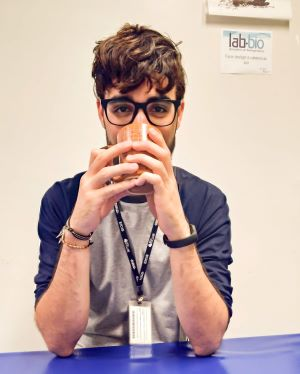
#> input picture OpenCV/Imagens/klysman.jpg, 300 x 374 px, found by its file name
$ jupyter execute --allow-errors 'Canais_e_manipulação_de_imagens.ipynb'
#> lines starting #> are read from the running program, lines starting #| are printed output that depends on the picture
[cell 1]
import cv2
import numpy as np
from google.colab.patches import cv2_imshow
from matplotlib import pyplot as plt

[cell 2]
img = cv2.imread("klysman.jpg")
#> img is the input picture: shape (374, 300, 3); mean B, G, R 169.5, 174.1, 195.1
#> (the rest of this cell did not finish here and is left out)

[cell 3]
from scipy import ndimage
img2 = ndimage.gaussian_filter(img, sigma= 5.11)
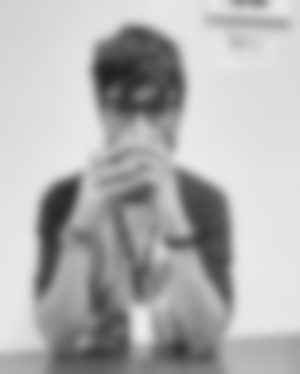
#> img2: shape (374, 300, 3); mean B, G, R 177.9, 178.1, 178.2
cv2_imshow(img2)

[cell 4]
img2 = cv2.flip(img2, 0)
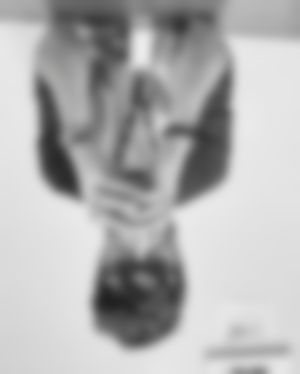
#> img2: shape (374, 300, 3); mean B, G, R 177.9, 178.1, 178.2
cv2_imshow(img2)

[cell 5]
hsv = cv2.cvtColor(img, cv2.COLOR_BGR2RGBA)
cv2_imshow(hsv)
hsv.shape
#> Out = (374, 300, 4)

[cell 6]
img = cv2.imread('Salvando.jpg',0)
hist = cv2.calcHist([img],[0],None,[256],[0,256])
#> hist = 256 values from 0 to 0
#> (the rest of this cell did not finish here and is left out)
